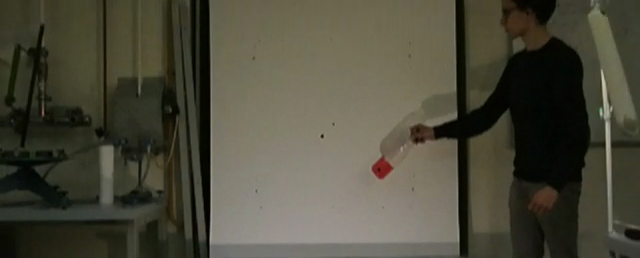
#> input picture snapshot.png, 640 x 258 px, given in place of GOPR1152.MP4, which was not available
$ python tracker.py   (older library calls are emulated)
#> lines starting #> are read from the running program, lines starting #| are printed output that depends on the picture; after the words box and inside, x2 and y2 are one past the last pixel; in counts of white or black regions, pixels touching at a corner belong together; pictures that were not available may be replaced by others from this repository, and a replacement may not be noted
import numpy as np
import cv2

# Open the file to track
cap = cv2.VideoCapture('GOPR1152.MP4')

# Define the codec and create VideoWriter object
#fourcc = cv2.VideoWriter_fourcc(*'XVID')
#out = cv2.VideoWriter('output.avi', fourcc, 29.97, (640,240))

# Arrays for tracked items' coordinates
green_track = []
red_track = []

# Creat graph
plot = np.zeros((720, 1280, 3), np.uint8)

while(cap.isOpened()):

    ret, frame = cap.read()
#> frame is the input picture: shape (258, 640, 3); mean B, G, R 59.2, 74.3, 76

    # 1) COLOR DETECTION


    # a) GREEN CAP

    # Blur the frame for better results
    blurred = cv2.GaussianBlur(frame, (15, 15),0)

    # RGB to HSV
    hsv = cv2.cvtColor(blurred, cv2.COLOR_BGR2HSV)
#> hsv: shape (258, 640, 3); mean H, S, V 30.1, 74, 76.9

    # Define range of green color in HSV
    green_low = np.array([20,80,80])
    green_high = np.array([45,130,130])

    # Threshold the HSV image to get only green colors
    green_mask = cv2.inRange(hsv, green_low, green_high)
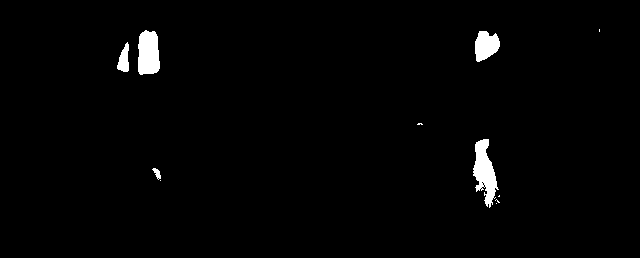
#> green_mask: shape (258, 640); 1.6% white; 11 white regions (6 under 20 px), largest, box (x1, y1, x2, y2) and area: (473, 139, 499, 208) 957, (138, 30, 160, 75) 842, (475, 31, 500, 62) 560, (117, 42, 129, 72) 231, (152, 168, 161, 180) 54

    # Dilate the points
    kernel = np.ones((5,5),np.uint8)
    green_dilated = cv2.dilate(green_mask, kernel, iterations = 1)
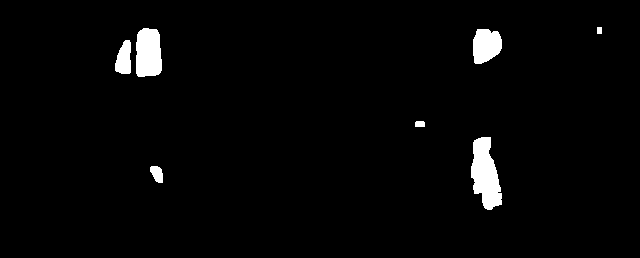
#> green_dilated: shape (258, 640); 2.5% white; 7 white regions

    # Find the contours
    _, green_contours, _ = cv2.findContours(green_dilated, cv2.RETR_TREE, cv2.CHAIN_APPROX_SIMPLE)
#> green_contours = 7 contours; box (x1, y1, x2, y2) and area: (471, 137, 502, 210) 1413, (136, 28, 162, 77) 1068, (473, 29, 502, 64) 761, (115, 40, 131, 74) 378, (150, 166, 163, 183) 140, (415, 121, 425, 127) 44, (597, 27, 602, 34) 24
    #print("Green contours: " + str(len(green_contours)))
    #contourimg = cv2.drawContours(dilated, contours, -1, (127,186,50), 1)

    # Draw bounding rectangles around the contours
    # And graph them
    for contour in green_contours:
        x,y,w,h = cv2.boundingRect(contour)
        cv2.rectangle(frame,(x,y),(x+w,y+h),(0,255,0),2)
        green_track.append((x + w/2, y + h/2))
        plot = cv2.circle(plot, ((int) (x + w/2), (int) (y + h/2)), 3, (0,255,0), 2 )
#> this loop made 7 passes
#> (x, y, w, h) on passes 1 to 6: (150, 166, 13, 17), (471, 137, 31, 73), (415, 121, 10, 6), (115, 40, 16, 34), (473, 29, 29, 35), (136, 28, 26, 49)
#> (contour, x, y, w, h) on pass 7: ([[597, 27], [597, 33], [601, 33], [601, 27]], 597, 27, 5, 7)
#> pass 3, `plot = cv2.circle(plot, ((int) (x + w/2), (int) (y + h/2)), 3, (0,255,..`:
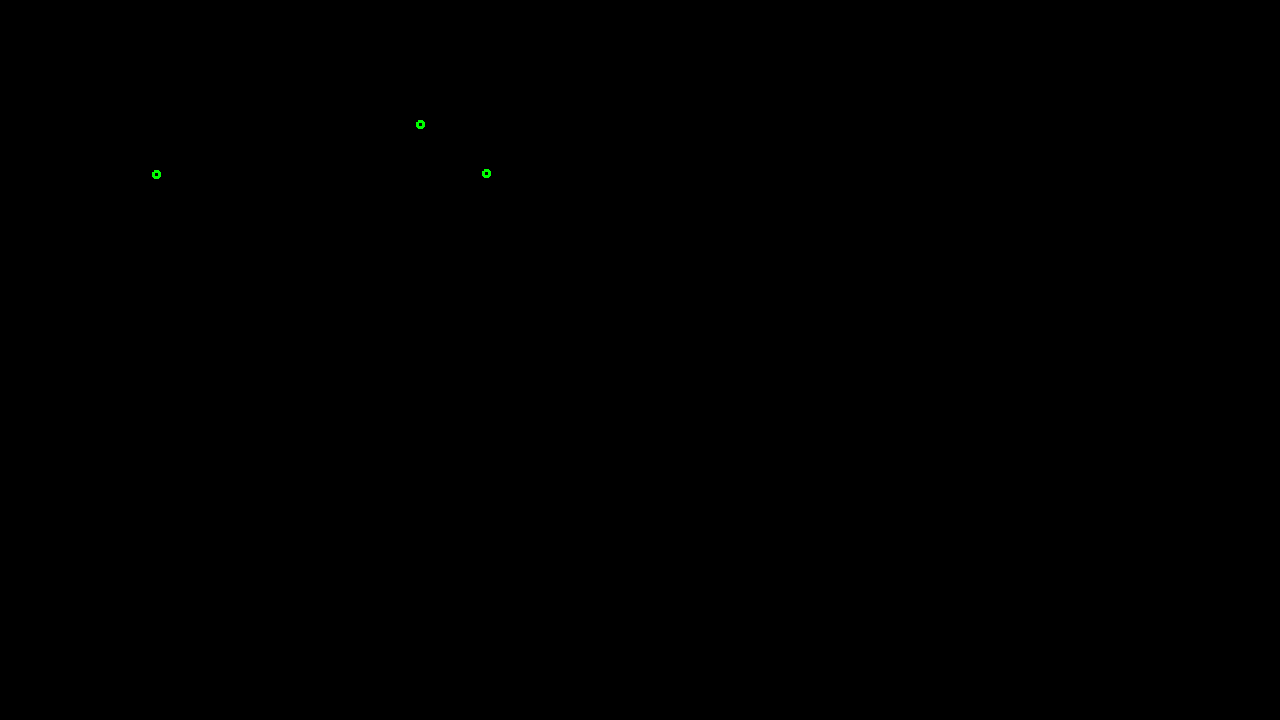
#> plot: shape (720, 1280, 3); mean of channels 0, 1, 2 0, 0, 0; drawn as B, G, R
#> after the loop:
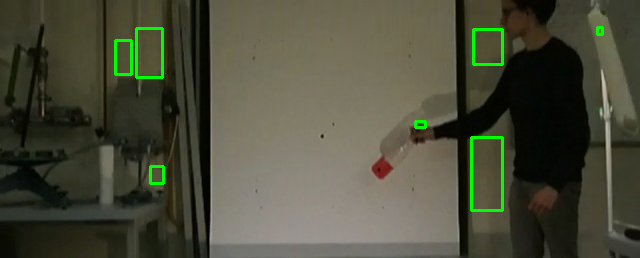
#> frame: shape (258, 640, 3); 1.26% of pixels changed, all inside (x1, y1, x2, y2) = (114, 26, 604, 212)
#> after the loop: plot: shape (720, 1280, 3); 0.03% of pixels changed, all inside (x1, y1, x2, y2) = (119, 26, 604, 62)
#> after the loop, green_track = [(156.5, 174.5), (486.5, 173.5), (420, 124), (123, 57), (487.5, 46.5), (149, 52.5), (599.5, 30.5)]


    # b) RED RIBBON

    # Blur the frame for better results
    blurred = cv2.GaussianBlur(blurred, (25, 25),0)
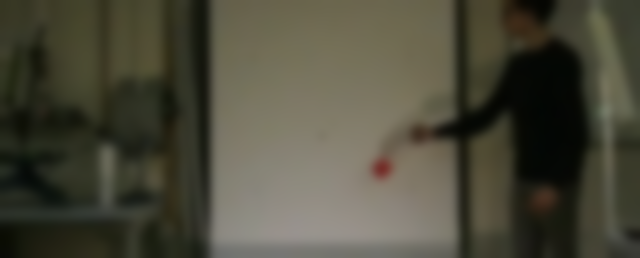
#> blurred: shape (258, 640, 3); mean B, G, R 59.2, 74.3, 76

    # Define range of red color in HSV
    red_low = np.array([160,40,40])
    red_high = np.array([180,140,140])

    # Threshold the HSV image to get only red colors
    red_mask = cv2.inRange(hsv, red_low, red_high)
#> red_mask: shape (258, 640); every value is 0

    # Dilate the points
    kernel = np.ones((15,15),np.uint8)
    red_dilated = cv2.dilate(red_mask, kernel, iterations = 1)

    # Find the contours
    _, red_contours, _ = cv2.findContours(red_dilated, cv2.RETR_TREE, cv2.CHAIN_APPROX_SIMPLE)
#> red_contours = []
    #print("Red contours: " + str(len(red_contours)))
    #contourimg = cv2.drawContours(dilated, contours, -1, (127,186,50), 1)

    #Draw bounding rectangles around the contours
    # And graph them
    for contour in red_contours:
        x,y,w,h = cv2.boundingRect(contour)
        cv2.rectangle(frame,(x,y),(x+w,y+h),(0,0,255),2)
        red_track.append((x + w/2, y + h/2))
        plot = cv2.circle(plot, ((int) (x + w/2), (int) (y + h/2)), 3, (0,0,255), 2 )
#> this loop made 0 passes
#> after the loop, red_track = []


    # Show the frame and the plot
    cv2.imshow('Frame', frame)
    cv2.imshow('Path', plot)

    # out.write(plot)

    if cv2.waitKey(1) & 0xFF == ord('q'):
#> (key q is pressed here)
        break

# Print the tracked points
print(red_track)
print(green_track)
#| [(156.5, 174.5), (486.5, 173.5), (420.0, 124.0), (123.0, 57.0), (487.5, 46.5), (149.0, 52.5), (599.5, 30.5)]

# Release everything if job is finished
cap.release()
#> (the run stopped early here; a loop or call above may not have finished)
